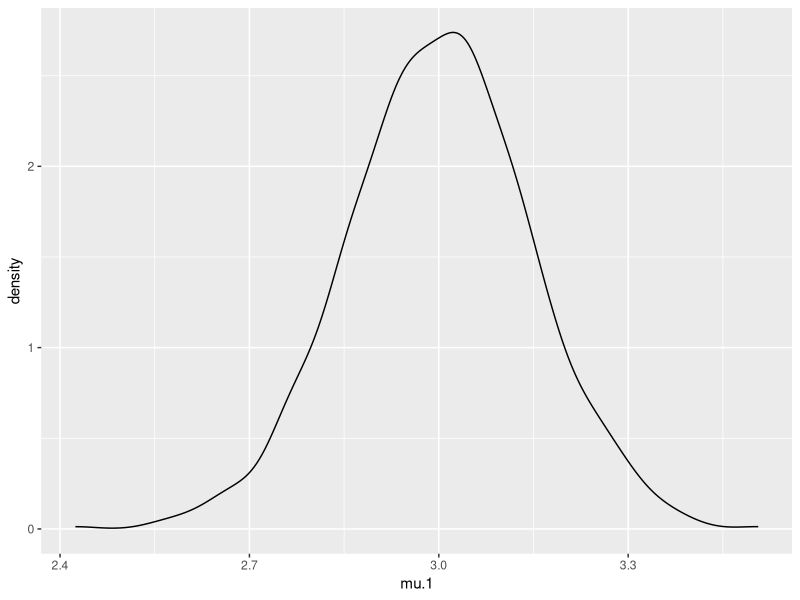
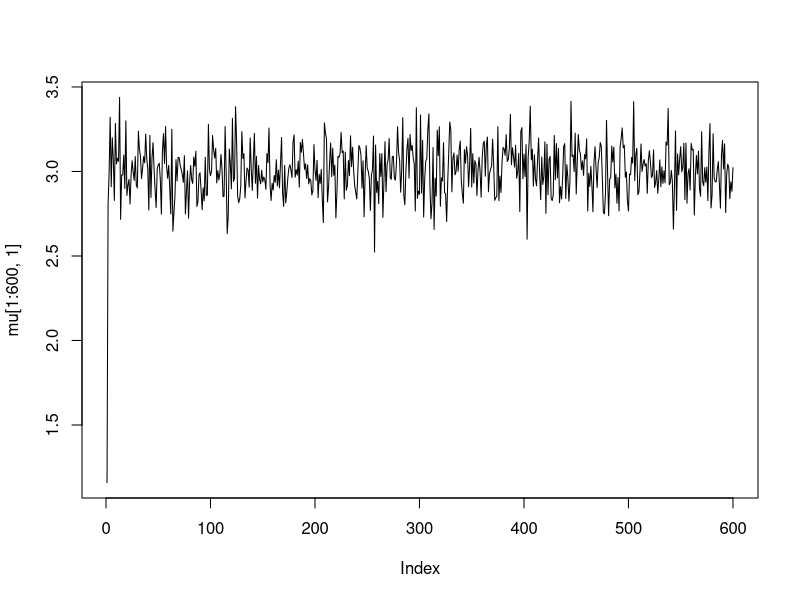

Write the R code that produced these figures, in order.
library(mvtnorm)
library(ggplot2)

set.seed(329847)

# Gibbs sampler, bivariate normal, Cov=Cor=known, non-informative
# prior \propto const
varx1 <- 1
varx2 <- 1

# Check out:
# Sampler needs more runs if the correlation between the two components is high
corrx1x2 <- 0.1
covmat <- matrix( nrow=2, ncol=2, data=c(varx1, corrx1x2, corrx1x2, varx2))
print(covmat)

# Generate some data
n <- 50
x <- rmvnorm(n=n, mean=c(3,10), sigma=covmat )

# Summary measures
x1bar <- mean( x[,1] )
x2bar <- mean( x[,2] )

# Simulate draws from the posterior using the Gibbs sampler 

numBurnIn <- 500  # these samples are dropped later 
numSamples <- 1000
mu <- matrix( nrow=(numBurnIn+numSamples), ncol=2, data=0 )

# Starting value
mu[1,2] <- -7

# Full-conditional mu_1 | mu_2, data, START
mu[1,1] <- rnorm( n=1, mean=x1bar + corrx1x2 * (mu[1,2]-x2bar), sd=sqrt( (1-corrx1x2^2)/n) )

# now lets iterate ...

for ( i in 2:(numBurnIn+numSamples) ) {
  # Full-conditional mu_2 | mu_1, data
  mu[i,2] <- rnorm( n=1, mean=x2bar + corrx1x2 * (mu[i-1,1]-x1bar), sd=sqrt( (1-corrx1x2^2)/n))
  # Full-conditional mu_1 | mu_2, data
  mu[i,1] <- rnorm( n=1, mean=x1bar + corrx1x2 * (mu[i,2]-x2bar), sd=sqrt( (1-corrx1x2^2)/n))
  #matplot( mu[1:i, ], type="l")
}

# samples without burnin:
mu.used <- as.data.frame(mu[(numBurnIn+1):(numBurnIn+numSamples),])
colnames(mu.used) <- c("mu.1","mu.2")

print("Estimated posterior expectations of mu_1 and mu_2 (without burnin):")
print( colMeans(mu.used) )
print("For comparison, the ML estimate is:")
print(colMeans(x))

p <- ggplot(mu.used, aes(x=mu.1)) + geom_density()
print(p)

# trace plot of the first 100 samples
plot(mu[1:600,1], type="l")

# correlation of the samples
print("Correlation of the samples:")
print(cor(mu.used))



